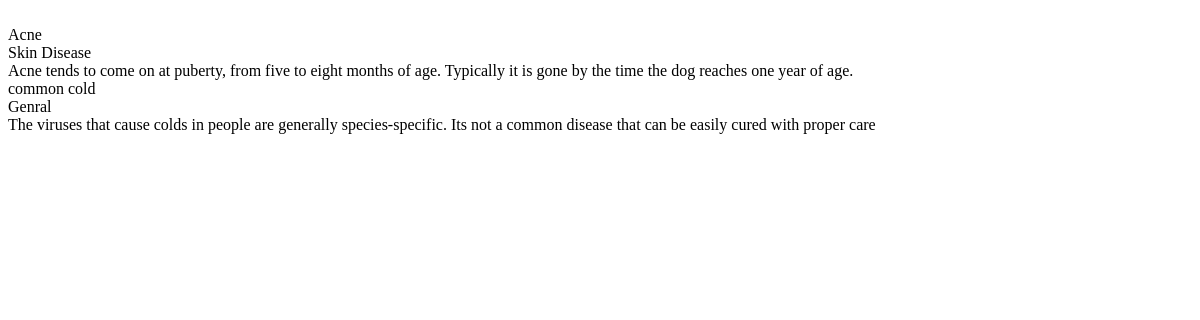
/recomend.php, run on an earlier commit of the app's database.
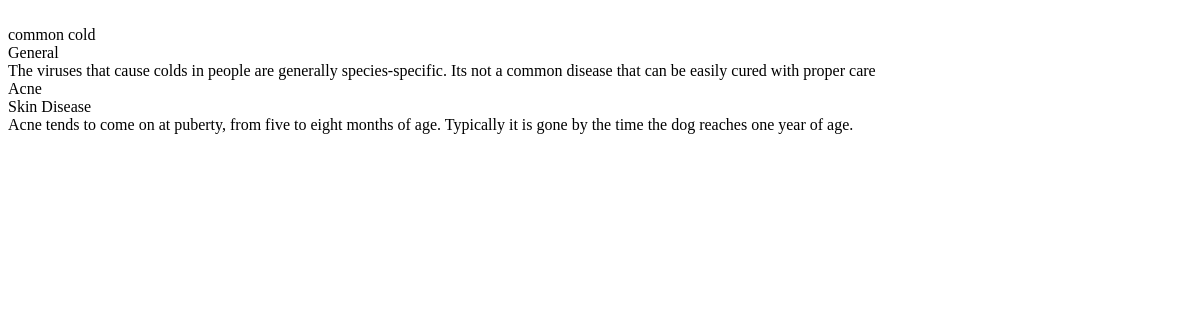
And on a later commit of the database.
### tables this page shows
CREATE TABLE IF NOT EXISTS `d_search` (
  `U_Id` int(11) NOT NULL,
  `Disease_Id` int(11) NOT NULL,
  `Date` timestamp NOT NULL DEFAULT CURRENT_TIMESTAMP,
  `Search_Id` int(11) NOT NULL AUTO_INCREMENT,
  PRIMARY KEY (`Search_Id`)
);

CREATE TABLE IF NOT EXISTS `disease_details` (
  `Disease_Id` int(11) NOT NULL AUTO_INCREMENT,
  `Disease_name` varchar(50) NOT NULL,
  `Disease_type` varchar(50) NOT NULL,
  `Disease_description` longtext NOT NULL,
  PRIMARY KEY (`Disease_Id`)
);

### recomend.php (the view, shortened to what this page needs)
<html>
<?php include("conn_file.php"); ?>
<head>
    </head>
    <body>
        <?php
            $fetch1 = "SELECT * FROM d_search, disease_details WHERE d_search.Disease_Id = disease_details.Disease_Id GROUP BY d_search.Disease_Id ORDER BY COUNT(d_search.Disease_Id) DESC LIMIT 2";
                    $result = mysqli_query($conn,$fetch1);
                    while($row = mysqli_fetch_assoc($result))
                    {
                    echo "<tr>";
                    echo "<br>";
                    echo "<td>" . $row['Disease_name'] . "</td>";
                    echo "<br>";
                    echo "<td>" . $row['Disease_type'] . "</td>";
                    echo "<br>";
                    echo "<td>" . $row['Disease_description'] . "</td>";
                    echo "<br";
                    echo "</tr>";
                    }
      ?>
    </body>
</html>

What changed in the data, as far as the page shows it:
changed through a linked row, d_search "common cold": Disease_Id.Disease_type "Genral" → "General"; moves up the list
